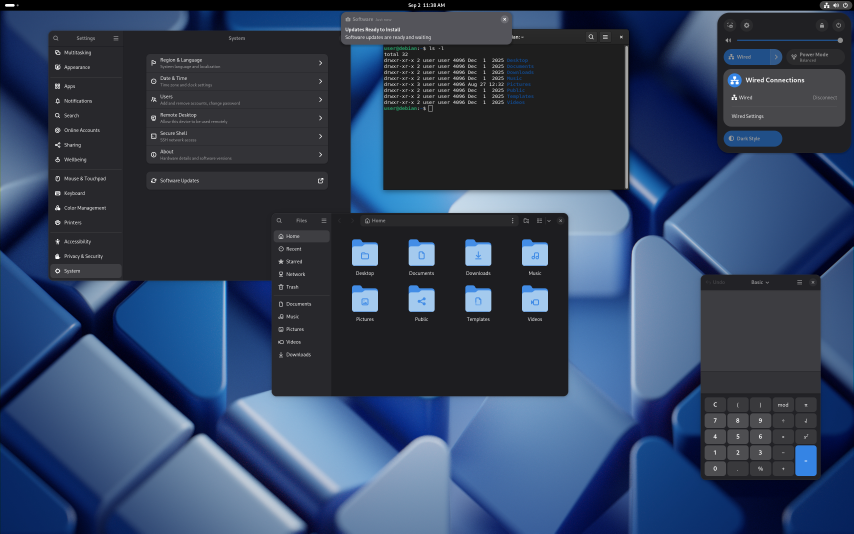
#> input picture samples/Gnome-Debian13-Desktop.png, 2560 x 1600 px (shown at 1/3 size)
$ python diagnose.py ../samples/Gnome-Debian13-Desktop.png   (older library calls are emulated)
#> lines starting #> are read from the running program, lines starting #| are printed output that depends on the picture
### windowextractor/detector.py
"""Window boundary detection from a screenshot.

The core idea: the user clicks a point that is inside an application window.
A screenshot window is (almost always) a large, roughly-rectangular region
separated from the desktop background and from neighbouring windows by strong
straight edges (its border, title bar, or drop shadow). We find candidate
rectangular regions with edge + contour detection and pick the smallest one
that is still "window sized" and contains the clicked point. That heuristic
ignores tiny UI widgets (buttons, icons) while avoiding grabbing the whole
screen, and the result can always be fine-tuned by hand in the GUI.
"""

from __future__ import annotations

from dataclasses import dataclass
from typing import Optional

import cv2
import numpy as np


@dataclass
class Detection:
    """Result of a window detection.

    Attributes:
        rect: (x, y, w, h) bounding box in image pixel coordinates. This is the
            window modelled as a plain rectangle (its straight top/bottom/left/
            right edges).
        corner_radius: estimated radius, in pixels, of the window's rounded
            corners -- measured from the four corners and reduced to a single
            median value that is applied symmetrically to all of them. ``0``
            means square corners.
    """

    rect: tuple[int, int, int, int]
    corner_radius: int = 0


def snap_rect_to_borders(rect, img_w, img_h, tol=6):
    """Snap any rect side lying within ``tol`` px of an image edge to the edge.

    A window flush against the screen edge has no gradient there, so its
    detected border can land a few pixels inside the image (or on the shadow),
    leaving a thin sliver of desktop. Snapping cuts the window exactly at the
    image boundary on that side.
    """
    x, y, w, h = rect
    x2, y2 = x + w, y + h
    if x <= tol:
        x = 0
    if y <= tol:
        y = 0
    if img_w - x2 <= tol:
        x2 = img_w
    if img_h - y2 <= tol:
        y2 = img_h
    return (x, y, x2 - x, y2 - y)


# [16 lines left out: function border_sides, not called in this run]


def _clean_edge(band_region, bg, interior, first):
    """Locate the boundary between background and window in ``band_region``.

    ``band_region`` is oriented so the scan runs along axis 0 from OUTSIDE
    (background) toward INSIDE (window): rows for a horizontal edge, columns
    (transposed in) for a vertical one, with sampled lines along axis 1.

    A pixel counts as window only once its colour is most of the way from the
    local background to the window interior -- so anti-aliased blend pixels
    (roughly halfway) are excluded and never end up opaque. Returns the median
    boundary offset along axis 0, or ``None`` if the contrast is too low to key
    reliably (e.g. a window edge the same colour as the desktop -- where there
    is no visible fringe to remove anyway).
    """
    contrast = float(np.linalg.norm(bg - interior))
    if contrast < 25:
        return None
    thresh = 0.6 * contrast
    dist = np.linalg.norm(band_region.astype(np.float32) - bg, axis=2)
    fg = dist >= thresh  # True where clearly window, not background/blend
    cols_with_fg = fg.any(axis=0)
    if not cols_with_fg.any():
        return None
    if first:
        # First window pixel scanning inward from the background side.
        idx = np.argmax(fg, axis=0)
    else:
        # Last window pixel (scan reversed, the window is on the outside end).
        idx = (fg.shape[0] - 1) - np.argmax(fg[::-1], axis=0)
    return float(np.median(idx[cols_with_fg]))


def refine_rect_edges(image_bgr, rect, band=7, inner_frac=0.2):
    """Move each straight side of ``rect`` onto the first uncontaminated pixel.

    Detection runs on a *dilated* edge map, so the bounding box lands a few
    pixels off and its exact position varies per side. To make the cut pixel
    accurate (and never sitting on an anti-aliased blend of window + desktop),
    each side is keyed against its own local background: within a small band we
    find the transition from desktop colour to full window colour and put the
    side on the first fully-window pixel. Sides on the image edge, and any side
    whose contrast is too low to key, are left as they are.

    Only the straight middle of each side is sampled (``inner_frac`` trims the
    ends) so rounded corners and corner widgets do not pull an edge inward.
    """
    img = image_bgr[:, :, :3].astype(np.float32)
    H, W = img.shape[:2]
    x, y, w, h = rect
    left, top, right, bottom = x, y, x + w - 1, y + h - 1

    cx0 = min(W - 1, max(0, x + int(w * inner_frac)))
    cx1 = min(W, max(cx0 + 1, x + int(w * (1 - inner_frac))))
    cy0 = min(H - 1, max(0, y + int(h * inner_frac)))
    cy1 = min(H, max(cy0 + 1, y + int(h * (1 - inner_frac))))

    def med(strip):
        return np.median(strip.reshape(-1, 3), axis=0)

    # -- top --
    if top > 0:
        lo, hi = max(0, top - band), min(H, top + band + 1)
        if hi - lo >= 4:
            region = img[lo:hi, cx0:cx1]
            off = _clean_edge(region, med(img[lo:lo + 2, cx0:cx1]),
                              med(img[hi - 2:hi, cx0:cx1]), first=True)
            if off is not None:
                top = lo + int(round(off))
    # -- bottom --
    if bottom < H - 1:
        lo, hi = max(0, bottom - band), min(H, bottom + band + 1)
        if hi - lo >= 4:
            region = img[lo:hi, cx0:cx1]
            off = _clean_edge(region, med(img[hi - 2:hi, cx0:cx1]),
                              med(img[lo:lo + 2, cx0:cx1]), first=False)
            if off is not None:
                bottom = lo + int(round(off))
    # -- left -- (transpose so the scan runs along axis 0)
    if left > 0:
        lo, hi = max(0, left - band), min(W, left + band + 1)
        if hi - lo >= 4:
            region = np.transpose(img[cy0:cy1, lo:hi], (1, 0, 2))
            off = _clean_edge(region, med(img[cy0:cy1, lo:lo + 2]),
                              med(img[cy0:cy1, hi - 2:hi]), first=True)
            if off is not None:
                left = lo + int(round(off))
    # -- right --
    if right < W - 1:
        lo, hi = max(0, right - band), min(W, right + band + 1)
        if hi - lo >= 4:
            region = np.transpose(img[cy0:cy1, lo:hi], (1, 0, 2))
            off = _clean_edge(region, med(img[cy0:cy1, hi - 2:hi]),
                              med(img[cy0:cy1, lo:lo + 2]), first=False)
            if off is not None:
                right = lo + int(round(off))

    if right <= left or bottom <= top:
        return rect  # refinement collapsed; keep the original
    return (left, top, right - left + 1, bottom - top + 1)


def _clamp_rect(rect, w, h):
    x, y, rw, rh = rect
    x = max(0, min(int(x), w - 1))
    y = max(0, min(int(y), h - 1))
    rw = max(1, min(int(rw), w - x))
    rh = max(1, min(int(rh), h - y))
    return (x, y, rw, rh)


# [174 lines left out: functions _merge_collinear, _edge_ridges, _line_span, snap_selection_to_edges, estimate_corner_radius_geom, not called in this run]


def _side_support(edges, orient, coord, lo, hi, tol=2):
    """Fraction of positions along a segment that have an edge pixel.

    Tolerates gaps: a soft or partly-occluded border still scores high as long
    as edge pixels appear along most of its length (within +/-``tol``).
    """
    H, W = edges.shape[:2]
    coord = int(coord)
    if hi - lo < 2:
        return 0.0
    if orient == "h":
        r0, r1 = max(0, coord - tol), min(H, coord + tol + 1)
        seg = edges[r0:r1, max(0, lo):min(W, hi)]
        present = seg.any(axis=0)
    else:
        c0, c1 = max(0, coord - tol), min(W, coord + tol + 1)
        seg = edges[max(0, lo):min(H, hi), c0:c1]
        present = seg.any(axis=1)
    return float(present.mean()) if present.size else 0.0


def _detect_by_lines(gray, point, min_len_frac=0.08, align_tol=12,
                     min_support=0.5):
    """Find the window as the largest rectangle of long, axis-aligned edges.

    Photographic desktops (a wallpaper photo, a busy background) defeat
    contour-closure detection: they generate dense edges but almost no long
    straight lines. A window, by contrast, is a big axis-aligned rectangle of
    them. We collect candidate horizontal/vertical border positions from long
    Hough segments (after local contrast equalisation, so dark-mode borders on a
    dark background still register), then score every rectangle around the click
    by how much of each of its four sides is actually backed by edge pixels.
    Verifying by edge *support* rather than one continuous segment tolerates
    soft or broken borders; internal panels form smaller rectangles and lose to
    the window's outer border.
    """
    H, W = gray.shape[:2]
    px, py = point
    clahe = cv2.createCLAHE(clipLimit=2.0, tileGridSize=(8, 8))
    eq = clahe.apply(gray)
    edges = cv2.Canny(eq, 30, 100)
    # A little horizontal/vertical closing so a dashed border reads continuous.
    edges = cv2.dilate(edges, np.ones((3, 3), np.uint8), iterations=1)

    min_len = max(30, int(min(H, W) * min_len_frac))
    segs = cv2.HoughLinesP(
        edges, 1, np.pi / 180, threshold=40,
        minLineLength=min_len, maxLineGap=20,
    )
    if segs is None:
        return None

    h_coords, v_coords = [], []
    for seg in segs.reshape(-1, 4):
        x1, y1, x2, y2 = (int(v) for v in seg)
        if abs(y1 - y2) <= 3 and abs(x1 - x2) >= min_len:
            h_coords.append((y1 + y2) // 2)
        elif abs(x1 - x2) <= 3 and abs(y1 - y2) >= min_len:
            v_coords.append((x1 + x2) // 2)
    # Deduplicate near-equal coordinates.
    def dedup(vals, tol=6):
        out = []
        for v in sorted(vals):
            if not out or v - out[-1] > tol:
                out.append(v)
            else:
                out[-1] = (out[-1] + v) // 2
        return out
    h_coords, v_coords = dedup(h_coords), dedup(v_coords)

    tops = [c for c in h_coords if c <= py]
    bots = [c for c in h_coords if c >= py]
    lefts = [c for c in v_coords if c <= px]
    rights = [c for c in v_coords if c >= px]
    if not (tops and bots and lefts and rights):
        return None

    # A single non-maximized window rarely spans most of the screen; capping the
    # candidate size stops spurious rectangles that stitch together borders from
    # several different windows. (Truly maximized windows use "Select whole
    # image" instead.)
    max_w, max_h = 0.8 * W, 0.8 * H

    # Pick the SMALLEST well-bordered rectangle enclosing the click, not the
    # largest: on a multi-window desktop the largest supported rectangle just
    # stitches together borders from several different windows. The smallest one
    # whose four sides are each strongly backed by edges is the tightest real
    # frame around the click. (It can still land on an inner pane -- window vs.
    # pane is genuinely ambiguous from a flat screenshot -- which the user then
    # grows with the handles.)
    best, best_area = None, None
    for T in tops:
        for B in bots:
            if not (60 <= B - T <= max_h):
                continue
            for L in lefts:
                for R in rights:
                    if not (60 <= R - L <= max_w):
                        continue
                    area = (R - L) * (B - T)
                    if best_area is not None and area >= best_area:
                        continue
                    if _side_support(edges, "h", T, L, R) < min_support:
                        continue
                    if _side_support(edges, "h", B, L, R) < min_support:
                        continue
                    if _side_support(edges, "v", L, T, B) < min_support:
                        continue
                    if _side_support(edges, "v", R, T, B) < min_support:
                        continue
                    best_area = area
                    best = (int(L), int(T), int(R - L + 1), int(B - T + 1))
    return best


def _detect_by_contours(gray, point, min_area, max_area):
    """Fallback detector: largest bounded contour containing the click.

    Works when the background is fairly plain (a solid-colour desktop), where a
    window's outline closes into a clean contour.
    """
    px, py = point
    h, w = gray.shape[:2]
    blur = cv2.GaussianBlur(gray, (3, 3), 0)
    edges = cv2.Canny(blur, 30, 90)
    edges = cv2.bitwise_or(edges, cv2.Canny(blur, 60, 160))
    kernel = np.ones((3, 3), np.uint8)
    edges = cv2.dilate(edges, kernel, iterations=2)
    edges = cv2.morphologyEx(edges, cv2.MORPH_CLOSE, kernel, iterations=2)

    contours, _ = cv2.findContours(edges, cv2.RETR_LIST, cv2.CHAIN_APPROX_SIMPLE)
    best_rect, best_score = None, None
    for c in contours:
        x, y, rw, rh = cv2.boundingRect(c)
        area = float(rw * rh)
        if area < min_area or area > max_area:
            continue
        if not (x <= px <= x + rw and y <= py <= y + rh):
            continue
        aspect = rw / float(rh) if rh else 999
        if aspect > 12 or aspect < 1 / 12:
            continue
        peri = cv2.arcLength(c, True)
        approx = cv2.approxPolyDP(c, 0.02 * peri, True)
        score = area * (1.06 if 4 <= len(approx) <= 8 else 1.0)
        if best_score is None or score > best_score:
            best_score = score
            best_rect = _clamp_rect((x, y, rw, rh), w, h)
    return best_rect


def detect_window_at(
    image_bgr: np.ndarray,
    point: tuple[int, int],
    min_area_frac: float = 0.01,
    max_area_frac: float = 0.995,
) -> Optional[Detection]:
    """Detect the application window containing ``point``.

    Strategy: first look for the window as the largest rectangle of long,
    axis-aligned edges (robust on busy/photographic desktops). If that finds
    nothing, fall back to contour-closure detection (good on plain desktops).
    The chosen rectangle is then edge-refined, border-snapped, and given a
    color-measured corner radius.

    Args:
        image_bgr: screenshot as an OpenCV BGR (or BGRA) image.
        point: (x, y) click location in image pixel coordinates.
        min_area_frac: for the contour fallback, ignore regions smaller than
            this fraction of the image (the GUI "sensitivity" slider).
        max_area_frac: for the contour fallback, ignore regions larger than
            this fraction of the image.

    Returns:
        A :class:`Detection`, or ``None`` if nothing suitable was found.
    """
    if image_bgr is None or image_bgr.size == 0:
        return None

    h, w = image_bgr.shape[:2]
    px, py = int(point[0]), int(point[1])
    if not (0 <= px < w and 0 <= py < h):
        return None

    if image_bgr.ndim == 3 and image_bgr.shape[2] >= 3:
        gray = cv2.cvtColor(image_bgr[:, :, :3], cv2.COLOR_BGR2GRAY)
    else:
        gray = image_bgr.copy()

    total = float(w * h)
    # Prefer the line detector's tightest well-bordered rectangle; fall back to
    # the contour detector only for plain backgrounds. Never combine them into a
    # larger rectangle -- that stitched borders across windows.
    rect = _detect_by_lines(gray, (px, py))
    if rect is None:
        rect = _detect_by_contours(
            gray, (px, py), min_area_frac * total, max_area_frac * total
        )
    if rect is None:
        return None

    # Key each straight side against its local background and move it onto the
    # first fully-window pixel, so the rectangle is pixel accurate.
    rect = refine_rect_edges(image_bgr, rect)
    # A window flush to the screen edge has no detectable border there; snap.
    rect = snap_rect_to_borders(rect, w, h)

    # Reject a phantom rectangle whose sides are not actually backed by edges
    # (a blob the contour detector stitched out of a busy background). Better to
    # return nothing and let the user drag a selection than to grab the wrong
    # region confidently. Sides on the image border are exempt.
    if not _rect_edges_supported(gray, rect):
        return None

    # Model the corners as one symmetric radius, measured against the desktop.
    radius = _estimate_radius_color(image_bgr, rect)

    return Detection(rect=rect, corner_radius=radius)


def _rect_edges_supported(gray, rect, min_support=0.30):
    """True if each non-border side of ``rect`` lies on real edge pixels."""
    H, W = gray.shape[:2]
    clahe = cv2.createCLAHE(clipLimit=2.0, tileGridSize=(8, 8))
    edges = cv2.Canny(clahe.apply(gray), 30, 100)
    edges = cv2.dilate(edges, np.ones((3, 3), np.uint8), iterations=1)
    x, y, w, h = rect
    L, T, R, B = x, y, x + w - 1, y + h - 1
    checks = []
    if T > 2:
        checks.append(_side_support(edges, "h", T, L, R))
    if B < H - 3:
        checks.append(_side_support(edges, "h", B, L, R))
    if L > 2:
        checks.append(_side_support(edges, "v", L, T, B))
    if R < W - 3:
        checks.append(_side_support(edges, "v", R, T, B))
    return all(c >= min_support for c in checks) if checks else True


# The arc of a quarter circle of radius r inscribed in a right-angle corner
# meets the 45-degree diagonal at a per-axis offset of r * (1 - 1/sqrt(2)).
_DIAG_OFFSET = 1.0 - 1.0 / np.sqrt(2.0)  # ~= 0.2929


def _estimate_radius_color(image_bgr, rect, max_radius=None):
    """Estimate the corner radius by keying each corner against the desktop.

    Walk inward along each corner's diagonal until the pixel stops matching the
    exterior desktop colour; that distance implies the radius (same geometry as
    :func:`estimate_corner_radius`). This needs no contour, so it works with the
    line-based detector. A square corner reads as 0 (its corner pixel is already
    window, not desktop); an occluded or low-contrast corner is skipped and the
    median of the rest is used.
    """
    img = image_bgr[:, :, :3].astype(np.float32)
    H, W = img.shape[:2]
    x, y, w, h = rect
    if max_radius is None:
        max_radius = int(min(min(w, h) // 4, 80))
    if max_radius <= 0:
        return 0

    corners = [
        ((x, y), (1, 1), (y - 3, y, x - 3, x)),
        ((x + w - 1, y), (-1, 1), (y - 3, y, x + w, x + w + 3)),
        ((x, y + h - 1), (1, -1), (y + h, y + h + 3, x - 3, x)),
        ((x + w - 1, y + h - 1), (-1, -1), (y + h, y + h + 3, x + w, x + w + 3)),
    ]
    ests = []
    for (cx, cy), (dx, dy), ext in corners:
        if cx <= 0 or cy <= 0 or cx >= W - 1 or cy >= H - 1:
            continue  # corner on the image border: no desktop to key against
        bg = _median3(img, *ext)
        deep = _median3(
            img, cy + dy * max_radius - 1, cy + dy * max_radius + 2,
            cx + dx * max_radius - 1, cx + dx * max_radius + 2,
        )
        contrast = float(np.linalg.norm(bg - deep))
        if contrast < 25:
            continue  # occluded, or window edge same colour as desktop
        thresh = max(30.0, 0.5 * contrast)
        hit = 0
        for a in range(0, max_radius + 3):
            sx, sy = cx + dx * a, cy + dy * a
            if not (0 <= sx < W and 0 <= sy < H):
                break
            if np.linalg.norm(img[sy, sx] - bg) >= thresh:
                hit = a
                break
        ests.append(hit / _DIAG_OFFSET)
    if not ests:
        return 0
    r = int(round(float(np.median(ests))))
    return 0 if r < 3 else min(r, max_radius)


# [88 lines left out: functions estimate_corner_radius, _rounded_rect_alpha, not called in this run]


def _median3(img, r0, r1, c0, c1):
    r0, c0 = max(0, r0), max(0, c0)
    r1 = min(img.shape[0], max(r0 + 1, r1))
    c1 = min(img.shape[1], max(c0 + 1, c1))
    return np.median(img[r0:r1, c0:c1].reshape(-1, 3), axis=0)


# [34 lines left out: function extract_rgba, not called in this run]

### windowextractor/diagnose.py
"""Detection diagnostic / tuning helper.

Run the detector on a real screenshot from the command line and see exactly
what it does at a given click point -- without the GUI. It prints the detected
rectangle and writes an overlay image so the result can be eyeballed (and shared
back for tuning).

Usage:
    python3 -m windowextractor.diagnose SHOT.png X Y [--out overlay.png]

X Y is the click location in image pixels (top-left origin). If omitted, the
image centre is used.
"""

from __future__ import annotations

import argparse
import os
import sys

import cv2
import numpy as np

from . import detector


def run(path, x=None, y=None, out=None):
#> called with path = '../samples/Gnome-Debian13-Desktop.png'
    img = cv2.imread(path, cv2.IMREAD_COLOR)
#> img is the input picture: shape (1600, 2560, 3); mean B, G, R 93.6, 66.6, 50.2
    if img is None:
        print(f"error: could not read image: {path}", file=sys.stderr)
        return 2
    h, w = img.shape[:2]
    if x is None or y is None:
        x, y = w // 2, h // 2
    x, y = int(x), int(y)
    print(f"image: {w}x{h}   click: ({x}, {y})")
#| image: 2560x1600   click: (1280, 800)

    gray = cv2.cvtColor(img, cv2.COLOR_BGR2GRAY)
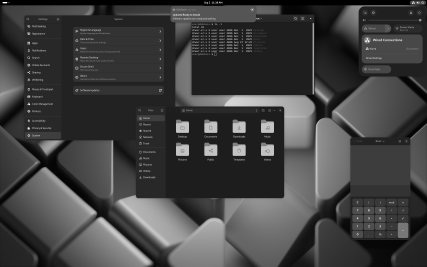
#> gray: shape (1600, 2560) (shown at 1/6 size); min 0, max 255, mean 64.6
    total = float(w * h)
    rect_l = detector._detect_by_lines(gray, (x, y))
#> in _detect_by_lines, `eq = clahe.apply(gray)`:
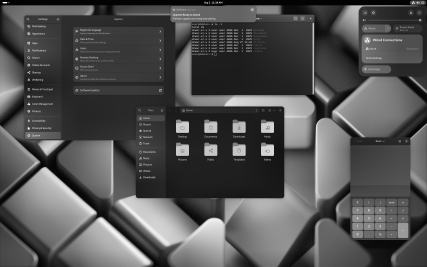
#> eq: shape (1600, 2560) (shown at 1/6 size); min 1, max 255, mean 81.2
#> in _detect_by_lines, `edges = cv2.Canny(eq, 30, 100)`:
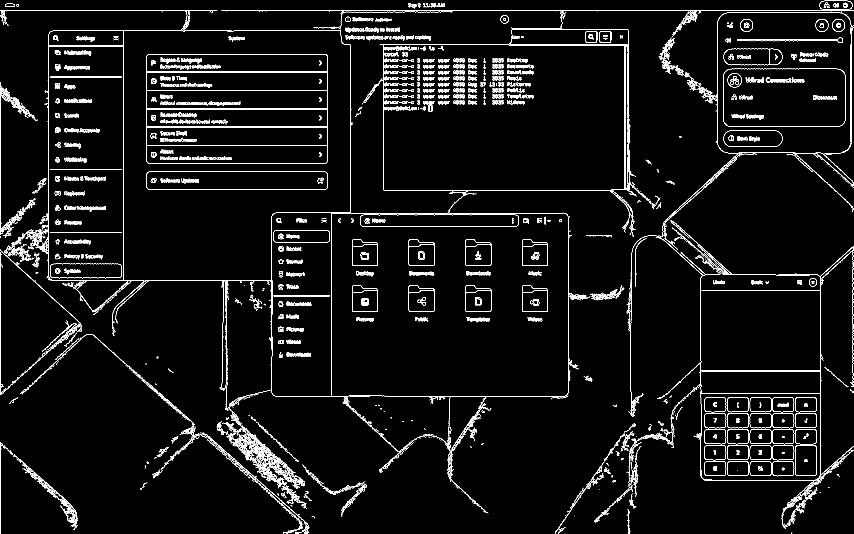
#> edges: shape (1600, 2560) (shown at 1/3 size); 3.3% white in thin lines or dots
#> (the rest of the program and of its run is left out)
